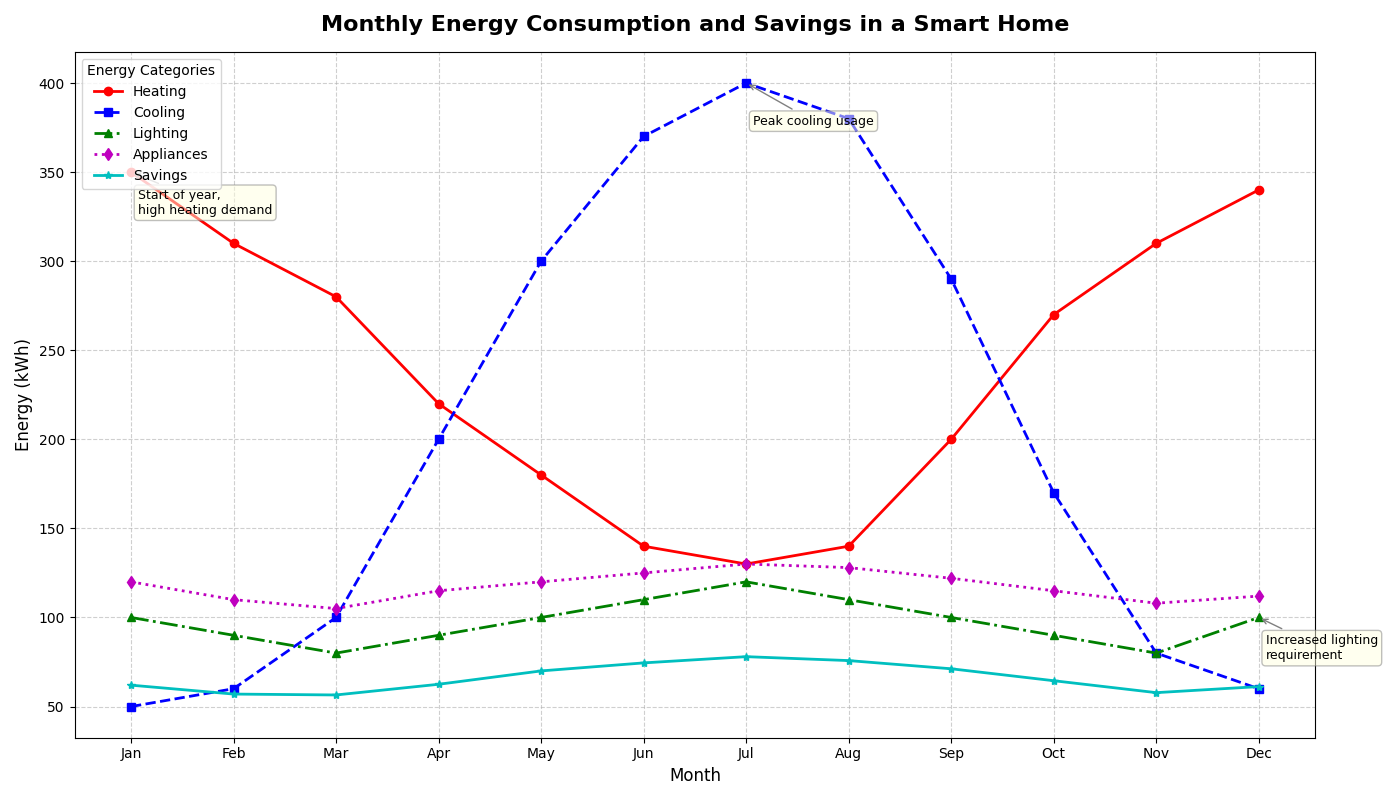

Here is the Python script that generated this plot:
import matplotlib.pyplot as plt
import numpy as np

# Backstory: Tracking Energy Consumption and Savings in a Smart Home
# This chart will visualize the energy consumption and savings over a year for different 
# categories in a smart home: Heating, Cooling, Lighting, and Appliances.

# Create data for 12 months
months = np.array(["Jan", "Feb", "Mar", "Apr", "May", "Jun", "Jul", "Aug", "Sep", "Oct", "Nov", "Dec"])

# Energy consumption (in kWh) for each category over the year
heating = np.array([350, 310, 280, 220, 180, 140, 130, 140, 200, 270, 310, 340])
cooling = np.array([50, 60, 100, 200, 300, 370, 400, 380, 290, 170, 80, 60])
lighting = np.array([100, 90, 80, 90, 100, 110, 120, 110, 100, 90, 80, 100])
appliances = np.array([120, 110, 105, 115, 120, 125, 130, 128, 122, 115, 108, 112])

# Calculate the overall consumption and savings
overall_consumption = heating + cooling + lighting + appliances
monthly_savings = 0.1 * overall_consumption  # Assuming 10% savings each month

# Setup the figure
fig, ax = plt.subplots(figsize=(14, 8))

# Plot data
ax.plot(months, heating, marker='o', linestyle='-', color='r', linewidth=2, label='Heating')
ax.plot(months, cooling, marker='s', linestyle='--', color='b', linewidth=2, label='Cooling')
ax.plot(months, lighting, marker='^', linestyle='-.', color='g', linewidth=2, label='Lighting')
ax.plot(months, appliances, marker='d', linestyle=':', color='m', linewidth=2, label='Appliances')
ax.plot(months, monthly_savings, marker='*', linestyle='-', color='c', linewidth=2, label='Savings')

# Annotations for highlighting significant data points
annotations = [
    ('Jan', heating[0], 'Start of year,\nhigh heating demand'),
    ('Jul', cooling[6], 'Peak cooling usage'),
    ('Dec', lighting[11], 'Increased lighting\nrequirement')
]
for (month, value, text) in annotations:
    ax.annotate(text, xy=(month, value), xytext=(5, -30), textcoords='offset points',
                arrowprops=dict(arrowstyle='->', color='gray'), fontsize=9, bbox=dict(boxstyle="round,pad=0.3", edgecolor='gray', facecolor='lightyellow', alpha=0.5))

# Title and labels
ax.set_title('Monthly Energy Consumption and Savings in a Smart Home', fontsize=16, fontweight='bold', pad=15)
ax.set_xlabel('Month', fontsize=12)
ax.set_ylabel('Energy (kWh)', fontsize=12)

# Add a legend
ax.legend(title='Energy Categories', loc='upper left', fontsize=10)

# Grid for better readability
ax.grid(True, linestyle='--', alpha=0.6)

# Automatically adjust layout
plt.tight_layout()

# Show the plot
plt.show()
